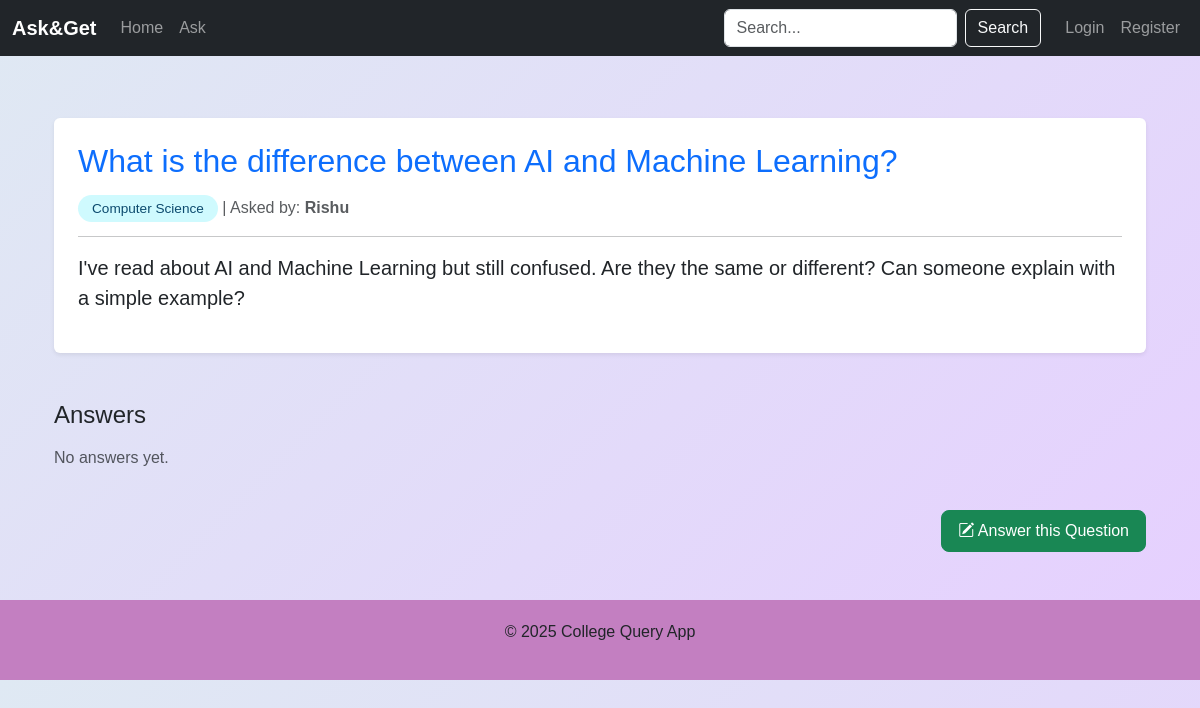
Screenshot of /question/1 with the database file from the repository.
### app/models.py (models this page shows)
class Question(db.Model):
    id = db.Column(db.Integer, primary_key=True)
    title = db.Column(db.String(200), nullable=False)
    body = db.Column(db.Text, nullable=False)
    tag = db.Column(db.String(64), nullable=False)
    created_at = db.Column(db.DateTime, default=datetime.utcnow)
    user_id = db.Column(db.Integer, db.ForeignKey('user.id'), nullable=False)
    answers = db.relationship('Answer', backref='question', lazy=True)

class User(UserMixin, db.Model):
    id = db.Column(db.Integer, primary_key=True)
    username = db.Column(db.String(64), unique=True, nullable=False)
    email = db.Column(db.String(120), unique=True, nullable=False)
    password = db.Column(db.String(128), nullable=False)  # You can hash this later
    photo = db.Column(db.String(128), default='default.jpg')
    questions = db.relationship('Question', backref='author', lazy=True)
    answers = db.relationship('Answer', backref='author', lazy=True)
    upvotes = db.relationship('Upvote', backref='user', lazy=True)

### app/routes.py (the view, shortened to what this page needs)
@main.route('/question/<int:question_id>', methods=['GET', 'POST'])
def view_question(question_id):
    question = Question.query.get_or_404(question_id)
    form = AnswerForm()
    return render_template('question.html', question=question, form=form)

### app/forms.py
class AnswerForm(FlaskForm):
    body = TextAreaField('Your Answer...', validators=[DataRequired()])
    submit = SubmitField('Submit Answer')

### app/templates/question.html (shortened to what this page needs)
{% extends 'base.html' %} {% block content %}
<div class="container my-5">
    <div class="p-4 rounded shadow-sm bg-white">
        <h2 class="mb-3 text-primary">{{ question.title }}</h2>
        <p class="text-muted">
            <span class="tag">{{ question.tag }}</span> | Asked by: <strong>{{ question.author.username }}</strong>
        </p>
        <hr />
        <p class="fs-5">{{ question.body }}</p>
    </div>
    <div class="mt-5">
        <h4 class="text-dark mb-3">Answers</h4>
        {% for answer in question.answers %}
        <div class="card answer-card my-3">
            <div class="card-body">
                <p class="card-text">{{ answer.body }}</p>
                <small class="text-muted">Answered by: {{ answer.author.username }}</small>
            </div>
        </div>
        {% else %}
        <p class="text-muted">No answers yet.</p>
        {% endfor %}
        <div class="text-end">
            <button class="btn btn-success mt-4" data-bs-toggle="modal" data-bs-target="#answerModal">
                <i class="bi bi-pencil-square"></i> Answer this Question
            </button>
        </div>
    </div>
</div>
<link href="https://cdn.jsdelivr.net/npm/bootstrap-icons@1.10.5/font/bootstrap-icons.css" rel="stylesheet" /> {% endblock %}

### app/templates/base.html (style rules this page uses)
body { padding-top: 70px; }
body { background-color: hsl(301, 36%, 63%); font-family: 'Poppins', sans-serif; }
.btn-primary, .btn-success { border-radius: 8px; padding: 8px 16px; }
.tag { background-color: #9dcff1; color: #3d03a1; padding: 4px 10px; border-radius: 12px; font-size: 0.9rem; }

### app/templates/question.html (style rules this page uses)
body { background: linear-gradient(135deg, #dfe9f3, #e6cfff); font-family: 'Poppins', sans-serif; }
.tag { background-color: #cffafe; color: #0c4a6e; padding: 6px 14px; border-radius: 20px; font-size: 0.85rem; }
.btn-success { border-radius: 8px; font-weight: 500; }

### rows the page displays
Question: title "What is the difference between AI and Machine Learning?", tag "Computer Science", body "I've read about AI and Machine Learning but still confused. Are they the same or different? Can someone explain with a simple example?"
User: author.username "Rishu"

### other values shown
{{ current_year if current_year else 2025 }} "2025"
